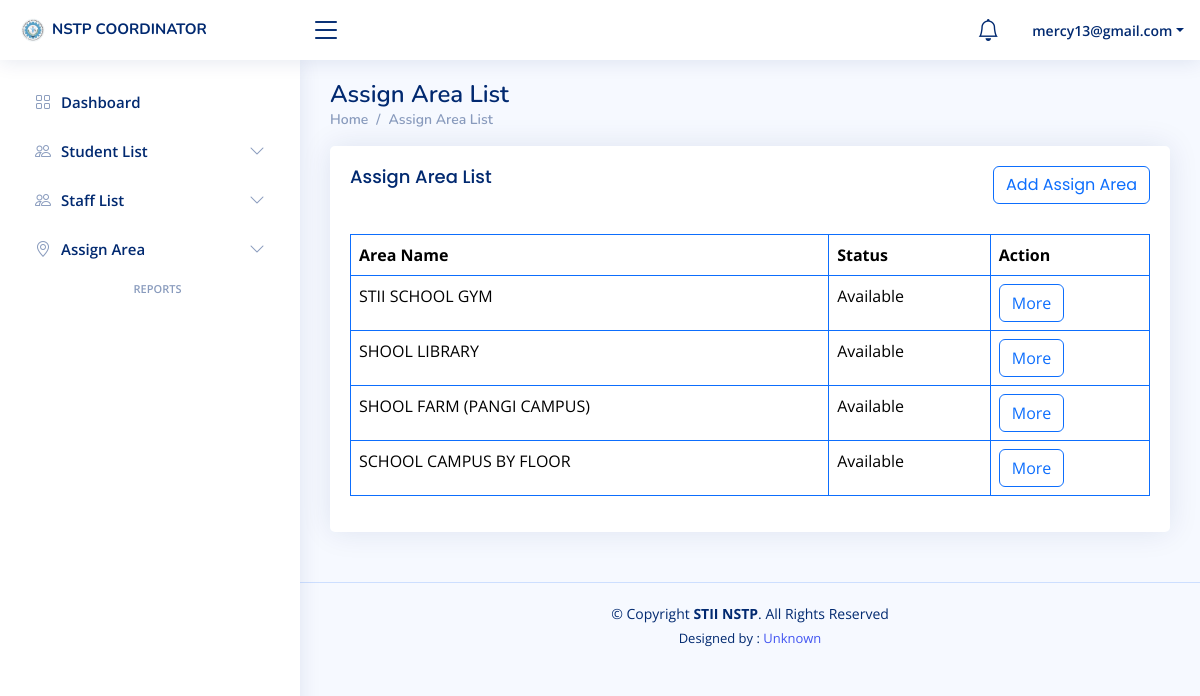
/Coordinator/a_area.php (signed in), run on the app's committed database.
### tables this page shows
CREATE TABLE `area` (
  `area_id` int(11) NOT NULL,
  `area_name` varchar(255) NOT NULL,
  `co_id` int(11) NOT NULL,
  `status` varchar(255) NOT NULL,
  `date` timestamp NOT NULL DEFAULT current_timestamp() ON UPDATE current_timestamp()
);

### Coordinator/a_area.php (the view, shortened to what this page needs)
<?php
if (isset($_SESSION['email']) && isset($_SESSION['co_id']) && ($_SESSION['password']) ) {
?>
<!DOCTYPE html>
<html lang="en">
<head>
  <link href="assets/vendor/bootstrap/css/bootstrap.min.css" rel="stylesheet">
  <link href="assets/vendor/bootstrap-icons/bootstrap-icons.css" rel="stylesheet">
  <link href="assets/vendor/boxicons/css/boxicons.min.css" rel="stylesheet">
  <link href="assets/vendor/quill/quill.snow.css" rel="stylesheet">
  <link href="assets/vendor/quill/quill.bubble.css" rel="stylesheet">
  <link href="assets/vendor/remixicon/remixicon.css" rel="stylesheet">
  <link href="assets/vendor/simple-datatables/style.css" rel="stylesheet">
  <link href="assets/css/style.css" rel="stylesheet">
</head>
<body>
<?php include 'Include/header.php'; ?>
<?php include 'Include/sidebar.php'; ?>
  <main id="main" class="main">
    <div class="pagetitle">
      <h1>Assign Area List</h1>
      <nav>
        <ol class="breadcrumb">
          <li class="breadcrumb-item"><a href="dashboard.php">Home</a></li>
          <li class="breadcrumb-item">Assign Area List</li>
        </ol>
      </nav>
    </div>
    <section class="section">
      <div class="row">
        <div class="col-lg-12">
          <div class="card">
            <div class="card-body">
              <div class="row">
              	<div class="col-lg-12">
              		<h5 class="card-title">Assign Area List
                    <a href="add_a_area.php" style="float: right;" class="btn btn-outline-primary">
                      Add Assign Area
                    </a>
                  </h5><br>
              	</div><br>
              </div>
              <table class="table table-bordered border-primary">
                <thead>
                  <tr>
                    <th scope="col">Area Name</th>
                    <th scope="col">Status</th>
                    <th scope="col">Action</th>
                  </tr>
                </thead>
                <tbody>
				        <?php
include 'conn.php';
$co_id = $_SESSION['co_id'];
$sql = "SELECT area_id, area_name, status FROM area WHERE co_id = ?";
$stmt = $conn->prepare($sql);
$stmt->bind_param("i", $co_id);
$stmt->execute();
$result = $stmt->get_result();
if ($result->num_rows > 0):
    while ($row = $result->fetch_assoc()): ?>
        <tr>
            <td><?php echo htmlspecialchars($row['area_name']); ?></td>
            <td><?php echo htmlspecialchars($row['status']); ?></td>
            <td>
                <a href="a_info.php?area_id=<?php echo $row['area_id']; ?>" class="btn btn-outline-primary">More</a>
            </td>
        </tr>
    <?php endwhile;
endif;
?>
                </tbody>
              </table>
            </div>
          </div>
        </div>
      </div>
    </section>
  </main>
  <footer id="footer" class="footer">
    <div class="copyright">
      &copy; Copyright <strong><span>STII NSTP</span></strong>. All Rights Reserved
    </div>
    <div class="credits">
      Designed by : <a href="#">Unknown</a>
    </div>
  </footer>
</body>
</html>
<?php
}else{
    header("Location: sign_in.php");
    exit();
}
?>

### Coordinator/assets/css/style.css (style rules this page uses)
:root { scroll-behavior: smooth; }
body { font-family: "Open Sans", sans-serif; background: #f6f9ff; color: #444444; }
a { color: #4154f1; text-decoration: none; }
h1, h2, h3, h4, h5, h6 { font-family: "Nunito", sans-serif; }
#main { margin-top: 60px; padding: 20px 30px; transition: all 0.3s; }
.pagetitle { margin-bottom: 10px; }
.pagetitle h1 { font-size: 24px; margin-bottom: 0; font-weight: 600; color: #012970; }
.card { margin-bottom: 30px; border: none; border-radius: 5px; box-shadow: 0px 0 30px rgba(1, 41, 112, 0.1); }
.card-title { padding: 20px 0 15px 0; font-size: 18px; font-weight: 500; color: #012970; font-family: "Poppins", sans-serif; }
.card-body { padding: 0 20px 20px 20px; }
.breadcrumb { font-size: 14px; font-family: "Nunito", sans-serif; color: #899bbd; font-weight: 600; }
.breadcrumb a { color: #899bbd; transition: 0.3s; }
.breadcrumb .breadcrumb-item::before { color: #899bbd; }
@media (min-width: 1200px) { #main, #footer { margin-left: 300px; } }
.footer { padding: 20px 0; font-size: 14px; transition: all 0.3s; border-top: 1px solid #cddfff; }
.footer .copyright { text-align: center; color: #012970; }
.footer .credits { padding-top: 5px; text-align: center; font-size: 13px; color: #012970; }

### data on the page
area: area_name "STII SCHOOL GYM", status "Available"
area: area_name "SHOOL LIBRARY", status "Available"
area: area_name "SHOOL FARM (PANGI CAMPUS)", status "Available"
area: area_name "SCHOOL CAMPUS BY FLOOR", status "Available"

### other printed values
$_SESSION['email'] "mercy13@gmail.com"
